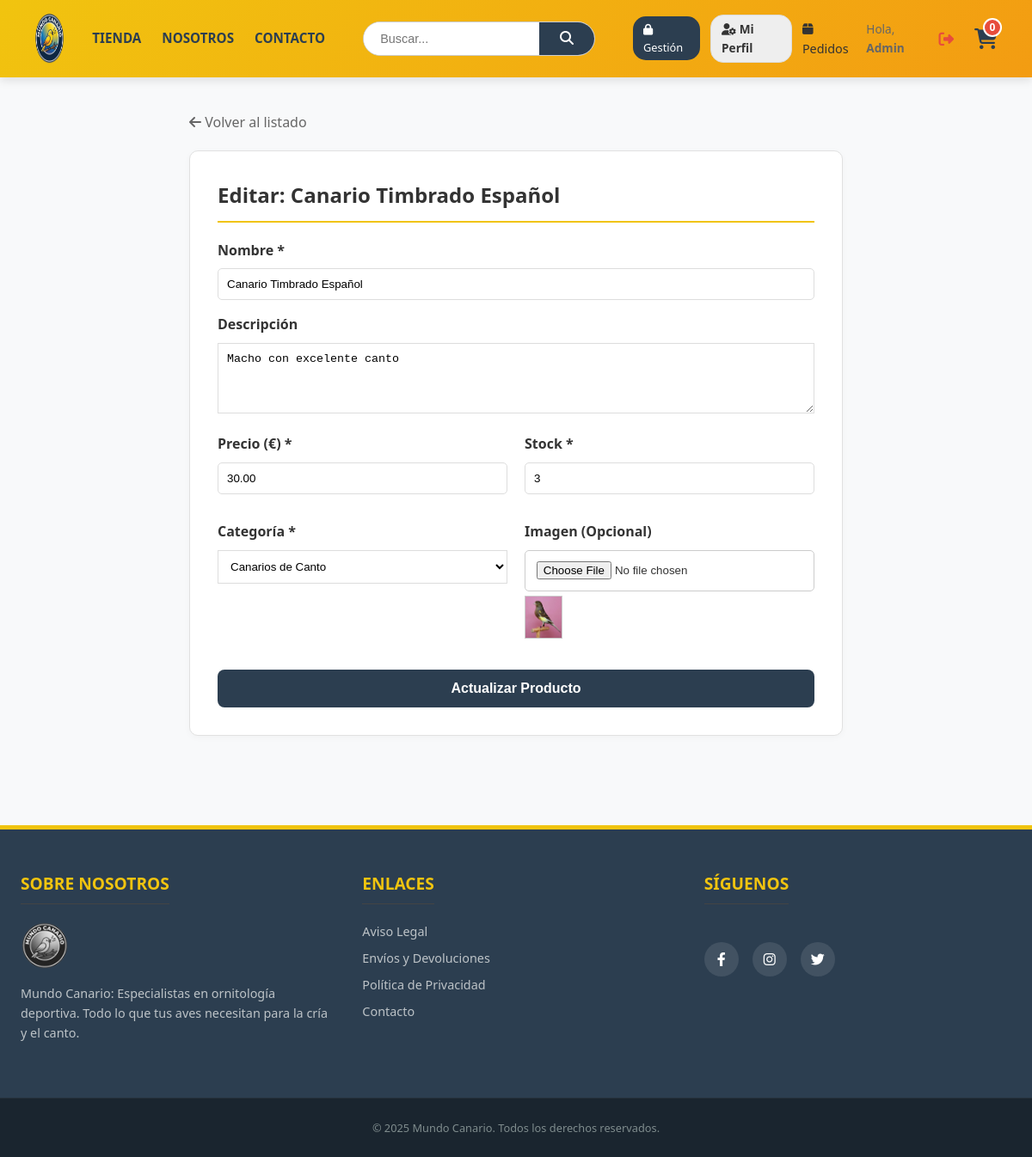
The app's page /admin/editar_producto.php?id=2 (signed in) with its own data.
### tables this page shows
CREATE TABLE `productos` (
  `id` int(11) NOT NULL AUTO_INCREMENT,
  `categoria_id` int(11) NOT NULL,
  `nombre` varchar(100) NOT NULL,
  `descripcion` text DEFAULT NULL,
  `precio` decimal(10,2) NOT NULL,
  `stock` int(11) DEFAULT 0,
  `oferta` varchar(20) DEFAULT NULL,
  `fecha` date DEFAULT curdate(),
  `imagen` varchar(255) DEFAULT NULL,
  `activo` tinyint(1) DEFAULT 1,
  PRIMARY KEY (`id`),
  KEY `fk_producto_categoria` (`categoria_id`)
);

CREATE TABLE `categorias` (
  `id` int(11) NOT NULL AUTO_INCREMENT,
  `nombre` varchar(100) NOT NULL,
  `activo` tinyint(1) DEFAULT 1,
  PRIMARY KEY (`id`)
);

### admin/editar_producto.php (the view, shortened to what this page needs)
<?php
require_once '../config/db.php';
$id = $_GET['id'];
$stmt = $pdo->prepare("SELECT * FROM productos WHERE id = :id");
$stmt->execute(['id' => $id]);
$producto = $stmt->fetch();
$categorias = $pdo->query("SELECT * FROM categorias")->fetchAll();
require_once '../views/header.php';
?>
<div class="container" style="display: block; max-width: 800px; margin-top: 40px;">
    <div style="margin-bottom: 20px;">
        <a href="productos.php" style="text-decoration:none; color: #666;">
            <i class="fa-solid fa-arrow-left"></i> Volver al listado
        </a>
    </div>
    <div class="box">
        <h2 style="margin-bottom: 20px; border-bottom: 2px solid #f1c40f; padding-bottom: 10px;">
            Editar: <?= $producto['nombre'] ?>
        </h2>
        <form action="../actions/acciones.php" method="POST" enctype="multipart/form-data">
            <div class="form-group">
                <label>Nombre *</label>
                <input type="text" name="nombre" value="<?= $producto['nombre'] ?>" required style="width: 100%; padding: 10px; border: 1px solid #ddd;">
            </div>
            <div class="form-group">
                <label>Descripción</label>
                <textarea name="descripcion" rows="4" style="width:100%; padding:10px; border:1px solid #ddd;"><?= $producto['descripcion'] ?></textarea>
            </div>
            <div style="display: flex; gap: 20px;">
                <div class="form-group" style="flex: 1;">
                    <label>Precio (€) *</label>
                    <input type="number" step="0.01" name="precio" value="<?= $producto['precio'] ?>" required style="width: 100%; padding: 10px; border: 1px solid #ddd;">
                </div>
                <div class="form-group" style="flex: 1;">
                    <label>Stock *</label>
                    <input type="number" name="stock" value="<?= $producto['stock'] ?>" required style="width: 100%; padding: 10px; border: 1px solid #ddd;">
                </div>
            </div>
            <div style="display: flex; gap: 20px; margin-top: 15px;">
                <div class="form-group" style="flex: 1;">
                    <label>Categoría *</label>
                    <select name="categoria_id" required style="width:100%; padding:10px; border:1px solid #ddd; background: white;">
                        <?php foreach($categorias as $cat): ?>
                            <option value="<?= $cat['id'] ?>" <?= $cat['id'] == $producto['categoria_id'] ? 'selected' : '' ?>>
                                <?= $cat['nombre'] ?>
                            </option>
                        <?php endforeach; ?>
                    </select>
                </div>
                <div class="form-group" style="flex: 1;">
                    <label>Imagen (Opcional)</label>
                    <input type="file" name="imagen">
                    <?php if($producto['imagen']): ?>
                        <div style="margin-top: 5px;">
                            <img src="../assets/img/<?= $producto['imagen'] ?>" style="height: 50px; border: 1px solid #ccc;">
                        </div>
                    <?php endif; ?>
                </div>
            </div>
            <button type="submit" class="form-btn" style="margin-top: 20px; width: 100%;">Actualizar Producto</button>
        </form>
    </div>
</div>
<?php require_once '../views/footer.php'; ?>

### assets/css/estilos.css (style rules this page uses)
:root { --primary: #f1c40f; --secondary: #f39c12; --dark: #2c3e50; --light: #ffffff; --bg: #f8f9fa; --border: #e1e1e1; --text: #333; --danger: #e74c3c; }
* { box-sizing: border-box; margin: 0; padding: 0; }
body { font-family: 'Segoe UI', Arial, sans-serif; font-size: 1rem; background-color: var(--bg); color: var(--text); display: flex; flex-direction: column; min-height: 100vh; line-height: 1.6; }
a { text-decoration: none; color: inherit; transition: 0.3s; }
img { max-width: 100%; display: block; }
.container { max-width: 1200px; margin: 2.5rem auto; padding: 0 1.25rem; display: flex; gap: 2rem; flex: 1; width: 100%; }
.form-btn { background-color: var(--dark); color: white; border: none; padding: 0.8rem; width: 100%; border-radius: 0.5rem; font-size: 1rem; font-weight: bold; cursor: pointer; transition: background 0.3s; margin-top: 1rem; }
.box { background: var(--light); padding: 2rem; border-radius: 10px; border: 1px solid var(--border); box-shadow: 0 2px 8px rgba(0,0,0,0.03); }
.form-group { margin-bottom: 1rem; }
.form-group label { display: block; margin-bottom: 0.5rem; font-weight: bold; }
.form-group input { width: 100%; padding: 0.8rem; border: 1px solid #ccc; border-radius: 5px; }

### records on screen
productos: nombre "Canario Timbrado Español", descripcion "Macho con excelente canto", precio "30.00", stock "3", categoria_id "Canarios de Canto", imagen (picture)

### other values on screen
$_SESSION['nombre'] "Admin"
$total "0"
